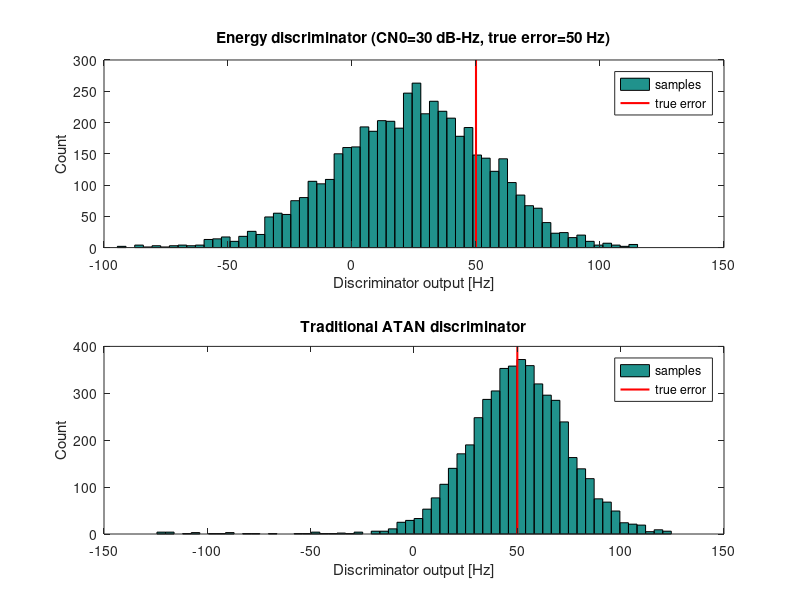
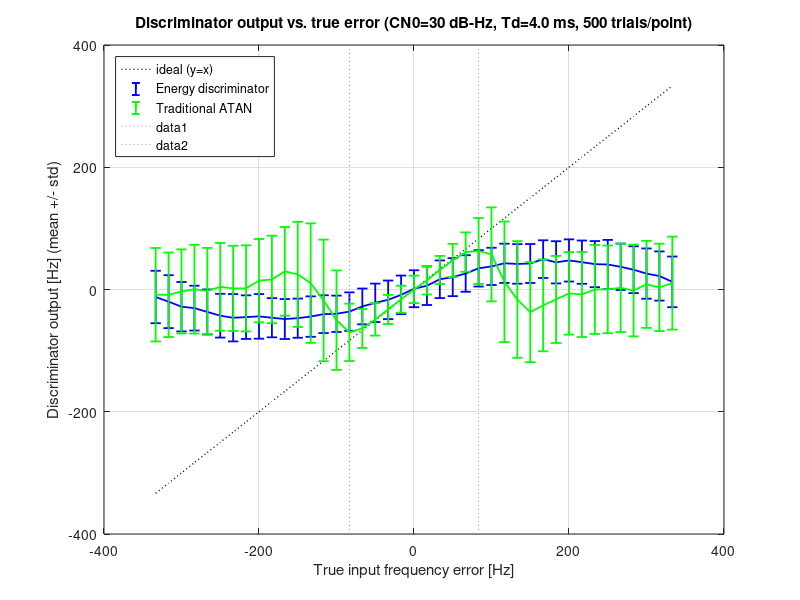

The MATLAB source for these figures, in order:
% fll_discriminator_sim.m
%
% Open-loop (no tracking loop) comparison of two FLL discriminators, both
% evaluated on noisy correlator samples for a given carrier-to-noise density
% ratio (CN0) and a given true carrier frequency error:
%
%   1) "Discriminator-P" (new): the energy-based FLL discriminator from
%      Xinhua Tang's PhD thesis, "Development and Analysis of Advanced
%      Techniques for GNSS Receivers" (Politecnico di Torino, 2014), Ch. 4,
%      "New Design of a FLL Discriminator Based on Energy". It needs three
%      Prompt correlations per epoch, taken with local carrier replicas at
%      f_P-f_step, f_P, f_P+f_step (f_step = 2/(3*Td)):
%          f_error = (|Z_R|-|Z_L|) / (|Z_L|+|Z_P|+|Z_R|) * f_step
%      (Sign flipped from the thesis' literal Eq. (4.9) -- see NOTE below.)
%
%   2) The traditional four-quadrant ATAN FLL discriminator, using the
%      Prompt correlation from two consecutive epochs:
%          f_error = atan2(cross,dot) / (2*pi*Td)
%
% This mirrors the C++ discriminators added to GNSS-SDR's
% dll_pll_veml_tracking.cc / tracking_discriminators.cc for the EVK1029
% Galileo E1 tracking experiment (Tracking_1B.enable_energy_fdiscriminator).
% No closed tracking loop is simulated here -- only the discriminators'
% raw input/output behavior under noise, i.e. their (noisy) S-curve.
%
% NOTE on sign convention: the thesis' literal Eq. (4.9) reads
%     f_error = (|Z_L|-|Z_R|) / (|Z_L|+|Z_P|+|Z_R|) * f_step
% Under the Z_L=f_P-f_step / Z_R=f_P+f_step correlator assignment (Fig. 4.1),
% that expression's S-curve has NEGATIVE slope through zero, i.e. it points
% the wrong way for closed-loop negative feedback. Confirmed analytically
% (raising the local frequency reduces the true-vs-local mismatch and
% increases |Z|, so |Z_R|>|Z_L| for a positive true-minus-local error) and
% empirically (the literal formula caused far more frequent loss-of-lock
% when driving GNSS-SDR's tracking loop against a real EVK1029 Galileo E1
% capture). The sign-corrected form used here matches the increasing S-curve
% shown in the thesis' own Fig. 4.2.
%
% Usage:
%   fll_discriminator_sim()                 % defaults: CN0=35 dB-Hz, f_error=50 Hz
%   fll_discriminator_sim(35, 50)           % CN0, true frequency error
%   fll_discriminator_sim(25, 200, 4e-3, 5000, 1)   % + Td, n_trials, seed
%
% NOTE on the default frequency error: the energy discriminator's Left/Right
% branches have a sinc-shaped envelope that goes through zero (a "null")
% right at the edge of its nominal linear range, +/-f_step/2 (e.g. +/-83.3 Hz
% for Td=4 ms). Near that null the branch's noiseless signal component
% nearly vanishes, so its |Z| becomes noise-dominated (Rician-with-small-mean
% behavior) and the discriminator output develops extra bias/variance -- a
% real, expected property of this discriminator, not a simulation bug. The
% default f_error_hz=50 Hz sits comfortably inside the linear range to
% demonstrate typical operation; try values near/beyond f_step/2 to see that
% degradation for yourself.
function fll_discriminator_sim(CN0_dBHz, f_error_hz, Td, n_trials, seed)

    %% ------------------------- PARAMETERS --------------------------------
    if nargin < 1 || isempty(CN0_dBHz),  CN0_dBHz  = 30;    end  % carrier-to-noise density ratio [dB-Hz]
    if nargin < 2 || isempty(f_error_hz), f_error_hz = 50;  end  % true carrier frequency error [Hz]
    if nargin < 3 || isempty(Td),        Td        = 4e-3;  end  % coherent integration time [s]
    if nargin < 4 || isempty(n_trials),  n_trials  = 5000;  end  % Monte Carlo trials at the operating point
    if nargin < 5 || isempty(seed),      seed      = 1;     end  % RNG seed, [] = random
    %% ----------------------------------------------------------------------

    if ~isempty(seed)
        rand('state', seed);
        randn('state', seed);
    end

    f_step = 2 / (3 * Td);                       % thesis Eq. (4.8)
    A      = sqrt(2 * 10^(CN0_dBHz / 10) * Td);  % correlator amplitude: SNR = 2*(C/N0)*Td, unit-variance complex noise per branch

    %% -------- Monte Carlo at the single operating point f_error_hz --------
    out_energy = zeros(1, n_trials);
    out_atan   = zeros(1, n_trials);
    for i = 1:n_trials
        [ZL, ZP, ZR]  = gen_correlations(A, f_error_hz, Td, f_step);
        [Zprev, Zcur] = gen_atan_pair(A, f_error_hz, Td);

        out_energy(i) = disc_energy(ZL, ZP, ZR, f_step);
        out_atan(i)   = disc_atan(Zprev, Zcur, Td);
    end

    printf('--- fll_discriminator_sim: CN0=%.1f dB-Hz, true f_error=%.1f Hz, Td=%.1f ms, %d trials ---\n', ...
           CN0_dBHz, f_error_hz, Td * 1e3, n_trials);
    printf('                    mean [Hz]   std [Hz]   RMSE vs truth [Hz]\n');
    printf('  Energy disc.      %9.3f  %9.3f  %9.3f\n', ...
           mean(out_energy), std(out_energy), sqrt(mean((out_energy - f_error_hz).^2)));
    printf('  Traditional ATAN  %9.3f  %9.3f  %9.3f\n', ...
           mean(out_atan), std(out_atan), sqrt(mean((out_atan - f_error_hz).^2)));

    figure('Name', 'FLL discriminator output distribution');
    nbins = 60;
    subplot(2, 1, 1);
    hist(out_energy, nbins);
    hold on;
    yl = ylim();
    line([f_error_hz, f_error_hz], yl, 'Color', 'r', 'LineWidth', 1.5);
    xlabel('Discriminator output [Hz]'); ylabel('Count');
    title(sprintf('Energy discriminator (CN0=%.0f dB-Hz, true error=%.0f Hz)', CN0_dBHz, f_error_hz));
    legend('samples', 'true error', 'Location', 'northeast');

    subplot(2, 1, 2);
    hist(out_atan, nbins);
    hold on;
    yl = ylim();
    line([f_error_hz, f_error_hz], yl, 'Color', 'r', 'LineWidth', 1.5);
    xlabel('Discriminator output [Hz]'); ylabel('Count');
    title('Traditional ATAN discriminator');
    legend('samples', 'true error', 'Location', 'northeast');

    %% ------------------- Noisy S-curve sweep, same CN0 ---------------------
    f_sweep     = linspace(-2 * f_step, 2 * f_step, 41);
    n_sweep_trials = max(200, round(n_trials / 10));
    mean_energy = zeros(size(f_sweep));
    std_energy  = zeros(size(f_sweep));
    mean_atan   = zeros(size(f_sweep));
    std_atan    = zeros(size(f_sweep));

    for k = 1:numel(f_sweep)
        e = f_sweep(k);
        oe = zeros(1, n_sweep_trials);
        oa = zeros(1, n_sweep_trials);
        for i = 1:n_sweep_trials
            [ZL, ZP, ZR]  = gen_correlations(A, e, Td, f_step);
            [Zprev, Zcur] = gen_atan_pair(A, e, Td);
            oe(i) = disc_energy(ZL, ZP, ZR, f_step);
            oa(i) = disc_atan(Zprev, Zcur, Td);
        end
        mean_energy(k) = mean(oe); std_energy(k) = std(oe);
        mean_atan(k)   = mean(oa); std_atan(k)   = std(oa);
    end

    figure('Name', 'FLL discriminator S-curve under noise');
    plot(f_sweep, f_sweep, 'k:', 'LineWidth', 1); hold on;
    he = errorbar(f_sweep, mean_energy, std_energy, 'b-');
    ha = errorbar(f_sweep, mean_atan, std_atan, 'g-');
    set(he, 'LineWidth', 1.3);
    set(ha, 'LineWidth', 1.3);
    grid on;
    xlabel('True input frequency error [Hz]');
    ylabel('Discriminator output [Hz] (mean +/- std)');
    title(sprintf('Discriminator output vs. true error (CN0=%.0f dB-Hz, Td=%.1f ms, %d trials/point)', ...
                  CN0_dBHz, Td * 1e3, n_sweep_trials));
    legend('ideal (y=x)', 'Energy discriminator', 'Traditional ATAN', 'Location', 'northwest');
    yl = ylim();
    line([-f_step / 2, -f_step / 2], yl, 'Color', [0.6 0.6 0.6], 'LineStyle', ':');
    line([f_step / 2, f_step / 2], yl, 'Color', [0.6 0.6 0.6], 'LineStyle', ':');
end


%% ============================= Helper functions ==========================

function y = sinc0(x)
    % Unnormalized sinc: sin(x)/x, with sinc0(0) = 1.
    if x == 0
        y = 1;
    else
        y = sin(x) / x;
    end
end


function [ZL, ZP, ZR] = gen_correlations(A, e_hz, Td, f_step)
    % One noisy epoch's Left/Prompt/Right correlator outputs (thesis Eq.
    % (4.4)), for a residual frequency error e_hz = true - local NCO [Hz].
    % Complex noise has unit variance per I/Q component per branch. The
    % absolute carrier phase is arbitrary (taken as zero) since the energy
    % discriminator only uses |Z|.
    thetaP = e_hz * pi * Td;
    thetaL = (e_hz + f_step) * pi * Td;   % local carrier lowered by f_step -> mismatch increases
    thetaR = (e_hz - f_step) * pi * Td;   % local carrier raised by f_step  -> mismatch decreases

    ZP = A * sinc0(thetaP) * exp(1j * thetaP) + (randn + 1j * randn);
    ZL = A * sinc0(thetaL) * exp(1j * thetaL) + (randn + 1j * randn);
    ZR = A * sinc0(thetaR) * exp(1j * thetaR) + (randn + 1j * randn);
end


function [Zprev, Zcur] = gen_atan_pair(A, e_hz, Td)
    % Noisy Prompt correlations from two consecutive epochs at a constant
    % residual frequency error e_hz, i.e. Zcur's phase has advanced by
    % 2*pi*e_hz*Td relative to Zprev -- the minimum input the traditional
    % ATAN FLL discriminator needs to produce a frequency estimate.
    theta = e_hz * pi * Td;
    Zprev = A * sinc0(theta) * exp(1j * theta)       + (randn + 1j * randn);
    Zcur  = A * sinc0(theta) * exp(1j * (3 * theta)) + (randn + 1j * randn);
end


function fe_hz = disc_energy(ZL, ZP, ZR, f_step)
    % Energy-based FLL discriminator (sign-corrected, see file header note).
    % Independent of signal amplitude and code delay error.
    denom = abs(ZL) + abs(ZP) + abs(ZR);
    if denom == 0
        fe_hz = 0;
        return;
    end
    fe_hz = (abs(ZR) - abs(ZL)) / denom * f_step;
end


function fe_hz = disc_atan(Zprev, Zcurr, Td)
    % Traditional four-quadrant ATAN FLL discriminator (atan2(cross,dot)).
    dotp   = real(Zprev) * real(Zcurr) + imag(Zprev) * imag(Zcurr);
    crossp = real(Zprev) * imag(Zcurr) - real(Zcurr) * imag(Zprev);
    fe_hz  = atan2(crossp, dotp) / (2 * pi * Td);
end
